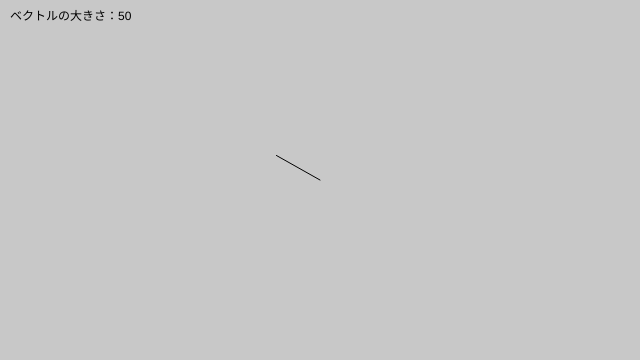
Frame 1 (no input)
Frame 60 (no input): identical to frame 1, image omitted
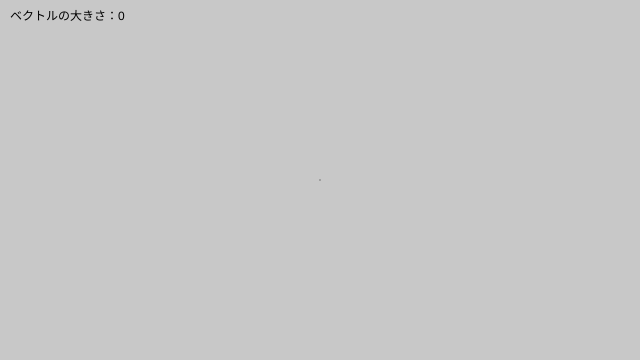
Frame 120 (the mouse pressed at the canvas centre since frame 60)

The p5.js sketch that drew these frames (run headless with seeded random() and noise() and a simulated clock; from frame 60 on, the mouse is pressed at the canvas centre):

// p5.js sketch
// ── sketch.js
// ベクトルの正規化

function setup() {
	createCanvas(640, 360);
}

function draw() {
	background(200);
	let mouse = createVector(mouseX, mouseY);
	let center = createVector(width / 2, height / 2);
	mouse.sub(center);

	mouse.normalize();

	mouse.mult(50); // 正規化したあと、画面上で見えるように50を掛けている

	// 正規化しているため、ベクトルの大きさは常に50
	text(`ベクトルの大きさ：${mouse.mag()}`, 10, 20);

	translate(width / 2, height / 2);
	line(0, 0, mouse.x, mouse.y);
}
